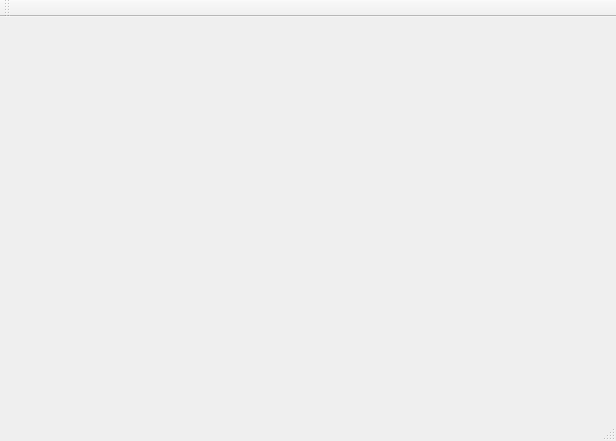
<?xml version="1.0" encoding="UTF-8"?>
<ui version="4.0">
 <class>MainWindow</class>
 <widget class="QMainWindow" name="MainWindow">
  <property name="geometry">
   <rect>
    <x>0</x>
    <y>0</y>
    <width>616</width>
    <height>441</height>
   </rect>
  </property>
  <property name="windowTitle">
   <string>MainWindow</string>
  </property>
  <widget class="QWidget" name="centralWidget">
   <widget class="QCustomPlot" name="widget" native="true">
    <property name="geometry">
     <rect>
      <x>0</x>
      <y>0</y>
      <width>551</width>
      <height>301</height>
     </rect>
    </property>
   </widget>
  </widget>
  <widget class="QMenuBar" name="menuBar">
   <property name="geometry">
    <rect>
     <x>0</x>
     <y>0</y>
     <width>616</width>
     <height>23</height>
    </rect>
   </property>
  </widget>
  <widget class="QToolBar" name="mainToolBar">
   <attribute name="toolBarArea">
    <enum>TopToolBarArea</enum>
   </attribute>
   <attribute name="toolBarBreak">
    <bool>false</bool>
   </attribute>
  </widget>
  <widget class="QStatusBar" name="statusBar"/>
 </widget>
 <layoutdefault spacing="6" margin="11"/>
 <customwidgets>
  <customwidget>
   <class>QCustomPlot</class>
   <extends>QWidget</extends>
   <header location="global">qcustomplot.h</header>
   <container>1</container>
  </customwidget>
 </customwidgets>
 <resources/>
 <connections/>
</ui>
